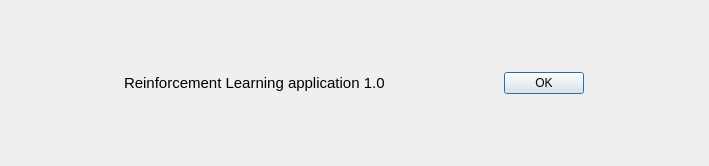
<?xml version="1.0" encoding="UTF-8"?>
<ui version="4.0">
 <class>Dialog</class>
 <widget class="QDialog" name="Dialog">
  <property name="geometry">
   <rect>
    <x>0</x>
    <y>0</y>
    <width>709</width>
    <height>166</height>
   </rect>
  </property>
  <property name="windowTitle">
   <string>About</string>
  </property>
  <layout class="QHBoxLayout" name="horizontalLayout">
   <item>
    <widget class="QLabel" name="label">
     <property name="sizePolicy">
      <sizepolicy hsizetype="Maximum" vsizetype="Maximum">
       <horstretch>0</horstretch>
       <verstretch>0</verstretch>
      </sizepolicy>
     </property>
     <property name="text">
      <string>&lt;html&gt;&lt;head/&gt;&lt;body&gt;&lt;p&gt;&lt;span style=&quot; font-size:11pt;&quot;&gt;Reinforcement Learning application 1.0&lt;/span&gt;&lt;/p&gt;&lt;/body&gt;&lt;/html&gt;</string>
     </property>
    </widget>
   </item>
   <item>
    <widget class="QDialogButtonBox" name="buttonBox">
     <property name="sizePolicy">
      <sizepolicy hsizetype="Maximum" vsizetype="Maximum">
       <horstretch>0</horstretch>
       <verstretch>0</verstretch>
      </sizepolicy>
     </property>
     <property name="standardButtons">
      <set>QDialogButtonBox::Ok</set>
     </property>
    </widget>
   </item>
  </layout>
 </widget>
 <resources/>
 <connections/>
</ui>
